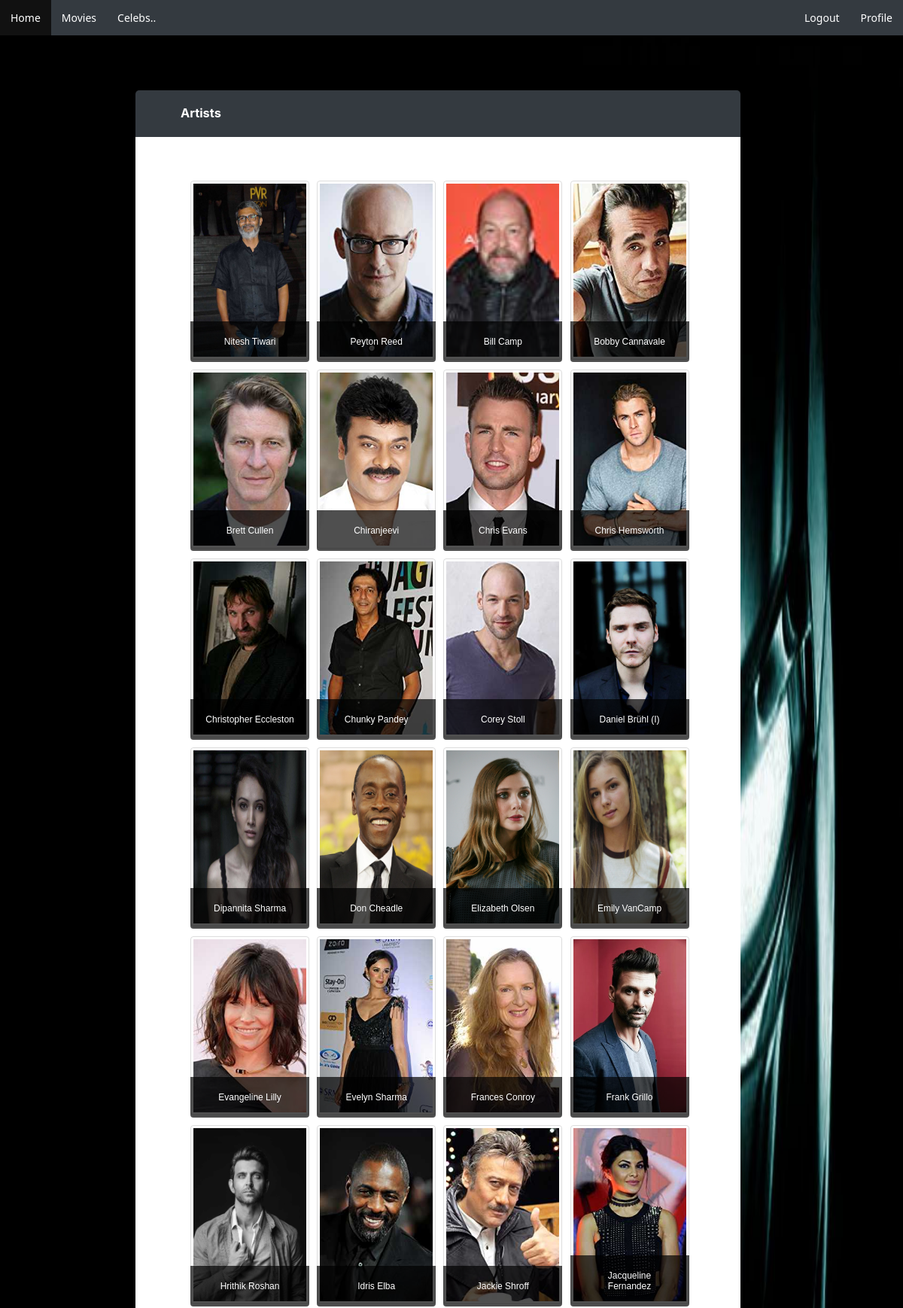
The page /movieDb/artist.php (upper part) on the database its author committed.
### tables this page shows
CREATE TABLE `artist` (
  `a_id` int(11) NOT NULL,
  `aname` varchar(255) NOT NULL,
  `dob` date NOT NULL,
  `place` varchar(255) NOT NULL,
  `img_loc` varchar(255) NOT NULL,
  `bio` varchar(10000) NOT NULL
);

### movieDb/artist.php (the view, shortened to what this page needs)
<!DOCTYPE html>
<html>
<head>
    <link rel="stylesheet" type="text/css" href="nav.css">
    <link rel="stylesheet" type="text/css" href="loginform.css">
    <link rel="stylesheet" type="text/css" href="thumbnail.css">
    <link rel="stylesheet" type="text/css" href="thumbs.css">
</head>
<body style="margin:0;background-image: url('<?php
         $con=mysqli_connect("localhost","root","","mydb");
         $img=mysqli_query($con,"SELECT * FROM bg ORDER BY RAND() LIMIT 1");
         $img=mysqli_fetch_array($img,MYSQLI_ASSOC);
         echo $img['bg'];
        ?>
');background-size: 100% 100%; background-attachment: fixed;font-size:14px;font-family: -apple-system,BlinkMacSystemFont,Segoe UI,Roboto,Helvetica Neue,Arial,sans-serif,Apple Color Emoji,Segoe UI Emoji,Segoe UI Symbol;font-weight: 400;">
    <ul id="l01" style="z-index:1;position:fixed;top:0;width:100%;">
        <li class="li01"><a href="Login.php">Home</a></li>
        <li class="li01"><a href="movies.php">Movies</a></li>
        <li class="li01"><a href="artist.php">Celebs..</a></li>
        <li class="li01" style="float:right"><a href="profile.php">Profile</a></li>
        <li class="li01" style="float:right"><a href="logout.php">Logout</a></li>
    </ul>
    <div style="background-color:#343a40;padding:0.3% 5% 0.5% 5%; margin:10% 18% 0% 15%; border-radius:5px 5px 0 0;color:white">
        <h3>Artists</h3>
    </div>
    <div style="background-color:white;color:white;padding:4%; margin:0% 18% 0% 15%; border-radius:0 0 5px 5px">
        <table>
            <?php
                $con=mysqli_connect("localhost","root","","mydb");
                if(mysqli_connect_errno())
                {
                    die("could not connect".mysqli_connect_error());
                }
                else
                {
                    if(mysqli_affected_rows($con)>0)
                    {
                        $result=mysqli_query($con,"select * from artist order by aname asc");
                        $cnt=mysqli_affected_rows($con);
                        for($i=0;$i<ceil($cnt/4);$i++)
                        {
                            echo "<tr>";
                            for($j=0;$j<4;$j++)
                            {
                                $artist=mysqli_fetch_array($result,MYSQLI_ASSOC);
                                if($artist['a_id']!=null){
                                echo "
                                    <td>
                                        <div class=\"container1 tooltip\">
                                        <center>
                                            <img src=\"".$artist['img_loc']."\" width=\"150\" class=\"thumb\" height=\"230\" alt=\"".$artist['aname']."\" >
                                            <div class=\"content\">
                                                <a href=\"artistP.php?aid=".$artist['a_id']."\" style=\"text-decoration:none;color:white\">
                                                ".$artist['aname']."</a>
                                            </div>
                                            <span class=\"tooltiptext\">".$artist['aname']
                                            ."<br>from ".$artist['place']."</span>
                                        </center>
                                        </div>
                                    </td>";
                                }
                            }
                            echo "</tr>";
                        }
                    }
                }
            ?>
        </table>
    </div>
</body>

### movieDb/nav.css (style rules this page uses)
#l01 { list-style-type: none; margin: 0; padding: 0; overflow: hidden; background-color: #343a40; }
.li01 { float: left; }
.li01 a { display: block; color: white; text-align: center; padding: 14px; text-decoration: none; font-family:'Segoe UI', Tahoma, Geneva, Verdana, sans-serif; }

### movieDb/thumbnail.css (style rules this page uses)
.thumb { border: 1px solid #ddd; border-radius: 4px; padding: 3px; background-color: white; }
.container1 { position: relative; max-width: 168px; margin: 0 auto; border-radius: 4px; }
.container1 .content { position: absolute; bottom: 0; background: rgb(0, 0, 0); background: rgba(0, 0, 0, 0.691); color: #f1f1f1; width:100%; padding: 20px; border-radius:0 0 4px 4px; }

### movieDb/thumbs.css (style rules this page uses)
.thumb { border: 1px solid #ddd; border-radius: 4px; padding: 3px; background-color: white; }
.container1 { position: relative; max-width: 118px; margin: 0 auto; border-radius: 4px; }
.container1 .content { position: absolute; bottom: 0; background: rgb(0, 0, 0); background: rgba(0, 0, 0, 0.691); color: #f1f1f1; width:100%; padding: 20px; border-radius:0 0 4px 4px; }

### movieDb/artist.php (style rules this page uses)
.tooltip { position: relative; display: inline-block; }
table { font-family: arial, sans-serif; border-collapse: collapse; width: 95%; }
td, th { text-align: center; padding:10px 0 0 0; color: white; font-size:12px; }

### rows shown on the page
artist: img_loc (picture), aname "Nitesh Tiwari"
artist: img_loc (picture), aname "Peyton Reed"
artist: img_loc (picture), aname "Bill Camp"
artist: img_loc (picture), aname "Bobby Cannavale"
artist: img_loc (picture), aname "Brett Cullen"
artist: img_loc (picture), aname "Chiranjeevi"
artist: img_loc (picture), aname "Chris Evans"
artist: img_loc (picture), aname "Chris Hemsworth"
artist: img_loc (picture), aname "Christopher Eccleston"
artist: img_loc (picture), aname "Chunky Pandey"
artist: img_loc (picture), aname "Corey Stoll"
artist: img_loc (picture), aname "Daniel Brühl (I)"
artist: img_loc (picture), aname "Dipannita Sharma"
artist: img_loc (picture), aname "Don Cheadle"
artist: img_loc (picture), aname "Elizabeth Olsen"
artist: img_loc (picture), aname "Emily VanCamp"
artist: img_loc (picture), aname "Evangeline Lilly"
artist: img_loc (picture), aname "Evelyn Sharma"
artist: img_loc (picture), aname "Frances Conroy"
artist: img_loc (picture), aname "Frank Grillo"
artist: img_loc (picture), aname "Hrithik Roshan"
artist: img_loc (picture), aname "Idris Elba"
artist: img_loc (picture), aname "Jackie Shroff"
artist: img_loc (picture), aname "Jacqueline Fernandez"
